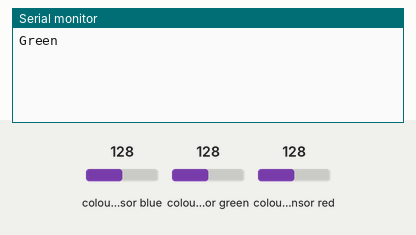
Simulated run of this sketch. Board: Arduino Uno, built with avr-gcc and run on an emulated ATmega328P. Parts: the last lines printed to the serial monitor. Wiring (inferred from the names in the program): TCS3200 colour sensor: output pin 8; S2 pin 6; S3 pin 7; S0 pin 4; S1 pin 5. The test bench sets the inputs (shaded band); at power-on: colour sensor green 128, colour sensor red 128, colour sensor blue 128.

Above: at 1.2 s.
1.3 s: colour sensor green set to 5
At 2.3 s:
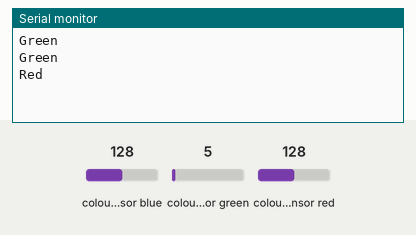
3.9 s: colour sensor red set to 5
At 5.3 s:
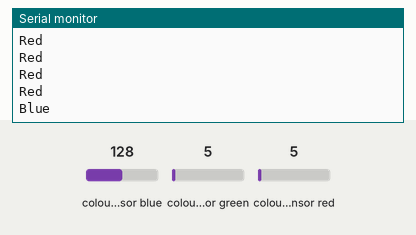

Measured:
- after the input at 1.3 s, the serial monitor: prints a new line after 0.50 s (image 1)
- after the input at 3.9 s, the serial monitor: prints a new line after 0.91 s (image 2)

The sketch:

color_sensor_read_serial.ino
```cpp
/*
  RGB Color Sensor Demonstration
  rgb-color-sensor-demo.ino
  Read RGB values from Color Sensor
  Must use calibration values from Color Sensor Calibration Sketch

  DroneBot Workshop 2020
  https://dronebotworkshop.com
*/

// Define color sensor pins

#define S0 4
#define S1 5
#define S2 6
#define S3 7
#define sensorOut 8

// Calibration Values
// Get these from Calibration Sketch

int redMin = 96; // Red minimum value
int redMax = 411; // Red maximum value
int greenMin = 111; // Green minimum value
int greenMax = 445; // Green maximum value
int blueMin = 87; // Blue minimum value
int blueMax = 455; // Blue maximum value

// Variables for Color Pulse Width Measurements

int redPW = 0;
int greenPW = 0;
int bluePW = 0;

// Variables for final Color values

int redValue;
int greenValue;
int blueValue;


int minsensingvalue = 100;
void setup() {

  // Set S0 - S3 as outputs
  pinMode(S0, OUTPUT);
  pinMode(S1, OUTPUT);
  pinMode(S2, OUTPUT);
  pinMode(S3, OUTPUT);

  // Set Sensor output as input
  pinMode(sensorOut, INPUT);

  // Set Frequency scaling to 20%
  digitalWrite(S0,HIGH);
  digitalWrite(S1,LOW);

  // Setup Serial Monitor
  Serial.begin(9600);
}

void loop() {

  // Read Red value
  redPW = getRedPW();
  // Map to value from 0-255
  redValue = map(redPW, redMin, redMax, 255, 0);
  // Delay to stabilize sensor
  delay(200);

  // Read Green value
  greenPW = getGreenPW();
  // Map to value from 0-255
  greenValue = map(greenPW, greenMin, greenMax, 255, 0);
  // Delay to stabilize sensor
  delay(200);

  // Read Blue value
  bluePW = getBluePW();
  // Map to value from 0-255
  blueValue = map(bluePW, blueMin, blueMax, 255, 0);
  // Delay to stabilize sensor
  delay(200);

  // Comparisons to determine the dominant color
  if(redValue > greenValue && redValue > blueValue && redValue >= minsensingvalue) {
    Serial.println("Red");
  } else if(greenValue > redValue && greenValue > blueValue && greenValue >= minsensingvalue) {
    Serial.println("Green");
  } else if(blueValue > redValue && blueValue > greenValue && blueValue >= minsensingvalue) {
    Serial.println("Blue");
  } else if(redValue < minsensingvalue && greenValue < minsensingvalue && blueValue < minsensingvalue) {
    // If all values are below 130, do nothing (no Serial print)
  } else {
    // Optional: Handle cases where two colors are equal and above 130,
    // or no single color dominates significantly.
    // For simplicity, this is left out, but you could add additional conditions here.
  }

}


// Function to read Red Pulse Widths
int getRedPW() {

  // Set sensor to read Red only
  digitalWrite(S2,LOW);
  digitalWrite(S3,LOW);
  // Define integer to represent Pulse Width
  int PW;
  // Read the output Pulse Width
  PW = pulseIn(sensorOut, LOW);
  // Return the value
  return PW;

}

// Function to read Green Pulse Widths
int getGreenPW() {

  // Set sensor to read Green only
  digitalWrite(S2,HIGH);
  digitalWrite(S3,HIGH);
  // Define integer to represent Pulse Width
  int PW;
  // Read the output Pulse Width
  PW = pulseIn(sensorOut, LOW);
  // Return the value
  return PW;

}

// Function to read Blue Pulse Widths
int getBluePW() {

  // Set sensor to read Blue only
  digitalWrite(S2,LOW);
  digitalWrite(S3,HIGH);
  // Define integer to represent Pulse Width
  int PW;
  // Read the output Pulse Width
  PW = pulseIn(sensorOut, LOW);
  // Return the value
  return PW;

}
```
